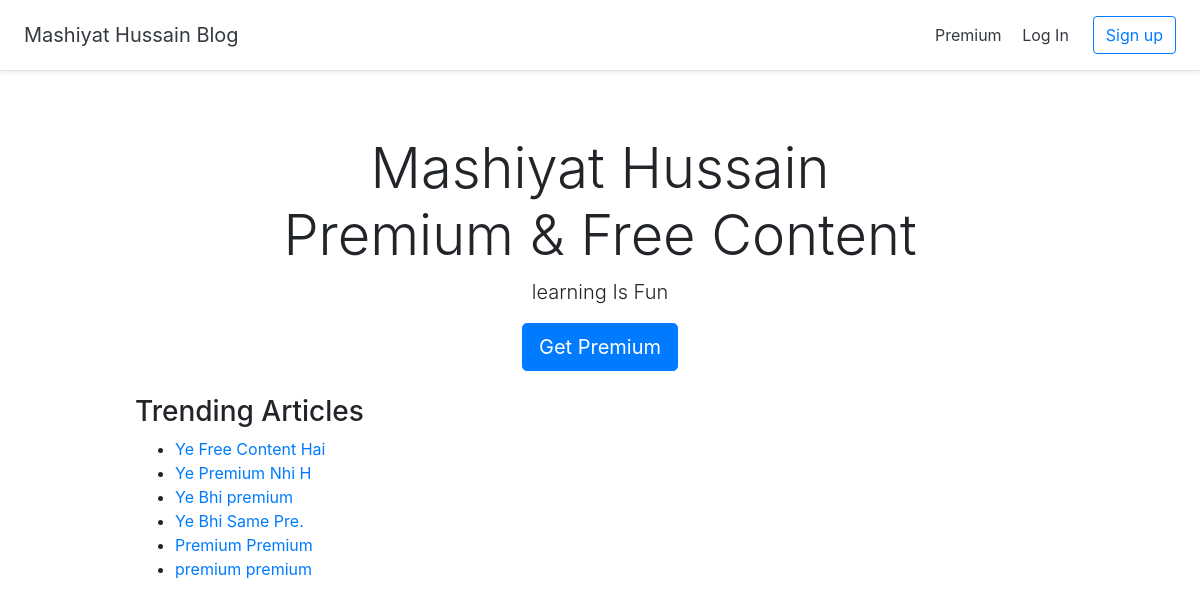
The page / on the database its author committed.
### plans/models.py (models this page shows)
class FitnessPlan(models.Model):
    title = models.CharField(max_length=255)
    text = models.TextField()
    premium = models.BooleanField(default=True)

### plans/views.py (the view)
# urls.py: 2. Add a URL to urlpatterns:  path('', views.home, name='home')
def home(request):
    plans = FitnessPlan.objects
    return render(request, 'plans/home.html', {'plans':plans})

### plans/templates/plans/home.html
{% extends 'plans/base.html' %}
{% block content %}
<div class="pricing-header px-3 py-3 pt-md-5 pb-md-4 mx-auto text-center">
  <h1 class="display-4">Mashiyat Hussain Premium & Free Content</h1>
  <p class="lead">learning Is Fun</p>
  <a href="{% url 'join' %}"><button type="button" class="btn btn-lg btn-primary">Get Premium</button></a>
</div>
<div class="container">
  <h3>Trending Articles</h3>
  <ul>
    {% for plan in plans.all %}
    <li><a href="{% url 'plan' plan.id %}">{{ plan.title }}</a></li>
    {% endfor %}
  </ul>
</div>
{% endblock %}

### plans/templates/plans/base.html (shortened to what this page needs)
<!doctype html>
<html lang="en">
  {% load static %}
  <head>
    <link rel="stylesheet" href="https://stackpath.bootstrapcdn.com/bootstrap/4.2.1/css/bootstrap.min.css">
    <link href="{% static 'pricing.css' %}" rel="stylesheet">
  </head>
  <body>
    <div class="d-flex flex-column flex-md-row align-items-center p-3 px-md-4 mb-3 bg-white border-bottom shadow-sm">
      <h5 class="my-0 mr-md-auto font-weight-normal"><a href="{% url 'home' %}" class="text-dark">Mashiyat Hussain Blog</a></h5>
      <nav class="my-2 my-md-0 mr-md-3">
        <a class="p-2 text-dark" href="{% url 'join' %}">Premium</a>
        {% if user.is_authenticated %}
        <a class="p-2 text-dark" href="{% url 'settings' %}">Settings</a>
        <a class="p-2 text-dark" href="{% url 'logout' %}">Log Out</a>
        {% else %}
        <a class="p-2 text-dark" href="{% url 'login' %}">Log In</a>
        {% endif %}
      </nav>
      {% if user.is_authenticated == False %}
      <a class="btn btn-outline-primary" href="{% url 'signup' %}">Sign up</a>
      {% endif %}
    </div>
    {% block content %}
        {% endblock %}
</body>
</html>

### plans/static/pricing.css (style rules this page uses)
html { font-size: 14px; }
@media (min-width: 768px) { html { font-size: 16px; } }
.container { max-width: 960px; }
.pricing-header { max-width: 700px; }

### rows shown on the page
FitnessPlan: title "Ye Free Content Hai"
FitnessPlan: title "Ye Premium Nhi H"
FitnessPlan: title "Ye Bhi premium"
FitnessPlan: title "Ye Bhi Same Pre."
FitnessPlan: title "Premium Premium"
FitnessPlan: title "premium premium"
